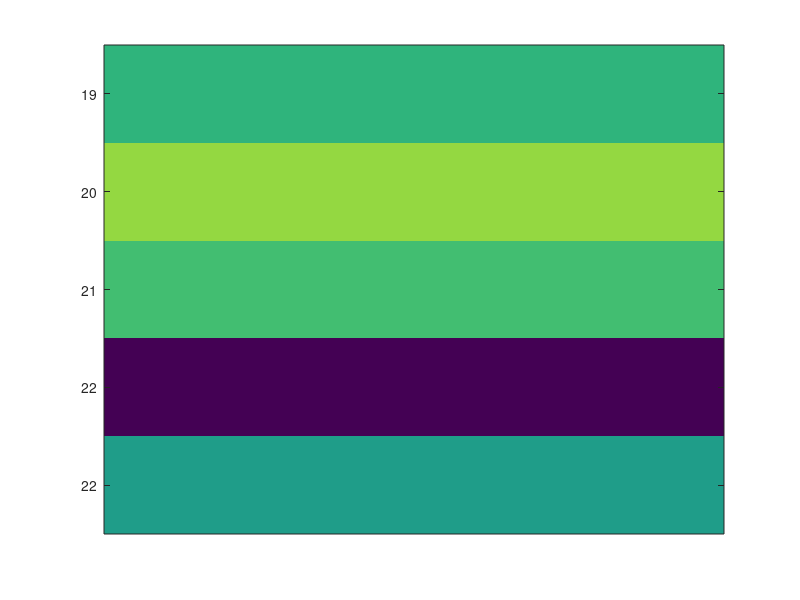

Recreate this plot in MATLAB. (Note: this script raises an error after producing the figure.)
%% Clear workspace
clear; close all;clc
printFigs = true;

%% HbO
hFig = figure;
set(hFig, 'color', 'w')
pHbOcondL = [   0.03772299
                0.044120175
                0.039189279
                0.014955166
                0.034661311]; % PD & Control
pHbOcondR = [  ]; %PD & Control

channHbOL = [19 20 21 22 22]'; % PD & Control
channHbOR = [ ]; %PD & Control

minVal = min([pHbOcondL; pHbOcondR]);
maxVal = 0.05;
imagesc([pHbOcondL; pHbOcondR], [minVal maxVal]);
set(gca, 'YTick', 1:numel([pHbOcondL; pHbOcondR]), 'XTick', [], 'YTickLabel', num2str([channHbOL; channHbOR]))
colormap(ioi_get_colormap('redmap'))
colorbar
set(gca, 'FontSize', 14)
% Specify window units
set(hFig, 'units', 'inches')
% Change figure and paper size
set(hFig, 'Position', [0.1 0.1 4 10])
set(hFig, 'PaperPosition', [0.1 0.1 4 10])
if printFigs
    print(hFig, '-dpng', '..\figures\colorbar_active_HbO_walk.png', sprintf('-r%d',300));
    close(hFig)
end


% EOF